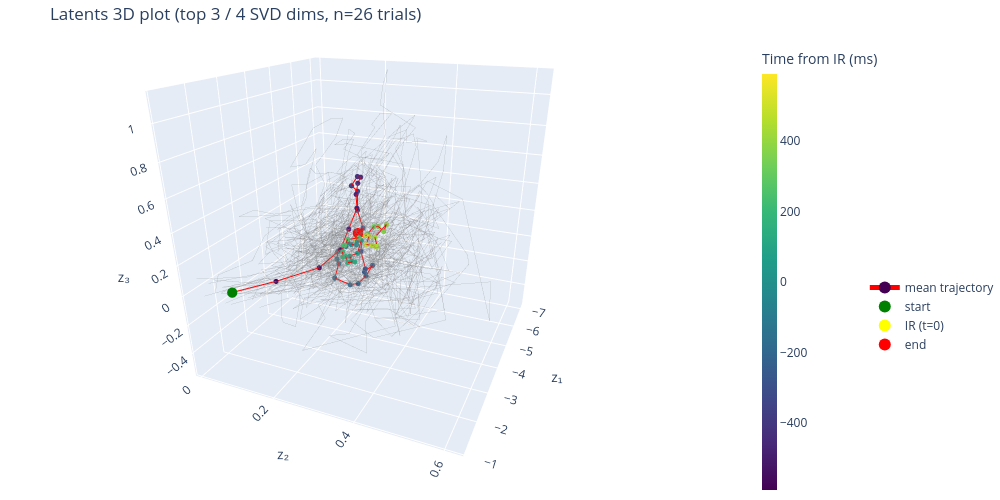

The cell this chart's notebook holds for it:
### Code cell
import plotly.graph_objects as go
import numpy as np

def plot_latent_phase_portrait(means_rot, t_ms, alpha_trials=0.3):
    num_trials, num_timesteps, _ = means_rot.shape
    mean_across_trials = means_rot.mean(axis=0)

    ir_idx = int(jnp.argmin(jnp.abs(t_ms)))
    x, y, z = mean_across_trials[:, 0], mean_across_trials[:, 1], mean_across_trials[:, 2]

    fig = go.Figure()

    # individual trials
    for trial in range(num_trials):
        fig.add_trace(go.Scatter3d(
            x=means_rot[trial, :, 0],
            y=means_rot[trial, :, 1],
            z=means_rot[trial, :, 2],
            mode="lines",
            line=dict(color="gray", width=1),
            opacity=alpha_trials,
            showlegend=False,
        ))

    # mean trajectory colored by time
    fig.add_trace(go.Scatter3d(
        x=x, y=y, z=z,
        mode="markers+lines",
        marker=dict(size=3, color=t_ms, colorscale="Viridis", showscale=True,
            colorbar=dict(title="Time from IR (ms)", thickness=15, x=1.0)),
        line=dict(color="red", width=2),
        name="mean trajectory",
    ))

    # start / IR / end markers
    for px, py, pz, label, color in [
        (x[0],       y[0],       z[0],       "start",   "green"),
        (x[ir_idx],  y[ir_idx],  z[ir_idx],  "IR (t=0)","yellow"),
        (x[-1],      y[-1],      z[-1],       "end",     "red"),
    ]:
        fig.add_trace(go.Scatter3d(
            x=[px], y=[py], z=[pz],
            mode="markers",
            marker=dict(size=6, color=color),
            name=label,
        ))

    fig.update_layout(
        title=f"Latents 3D plot (top 3 / 4 SVD dims, n={num_trials} trials)",
        scene=dict(xaxis_title="z₁", yaxis_title="z₂", zaxis_title="z₃", aspectmode="cube"),  # equal box, each axis same physical length
        legend=dict(itemsizing="constant", x=1.15, y=0.4),
        margin=dict(l=0, r=0, b=0, t=40),
        width=1000,
        height=500,
    )
    colorbar=dict(title="Time from IR (ms)", thickness=15, x=1.0)
    return fig

fig = plot_latent_phase_portrait(z_control, centers_ms_control)
fig.update_layout(scene_camera=dict(
    eye=dict(x=1.75, y=0.75, z=0.75),
    center=dict(x=0, y=0, z=-0.2))
)
fig.show()
